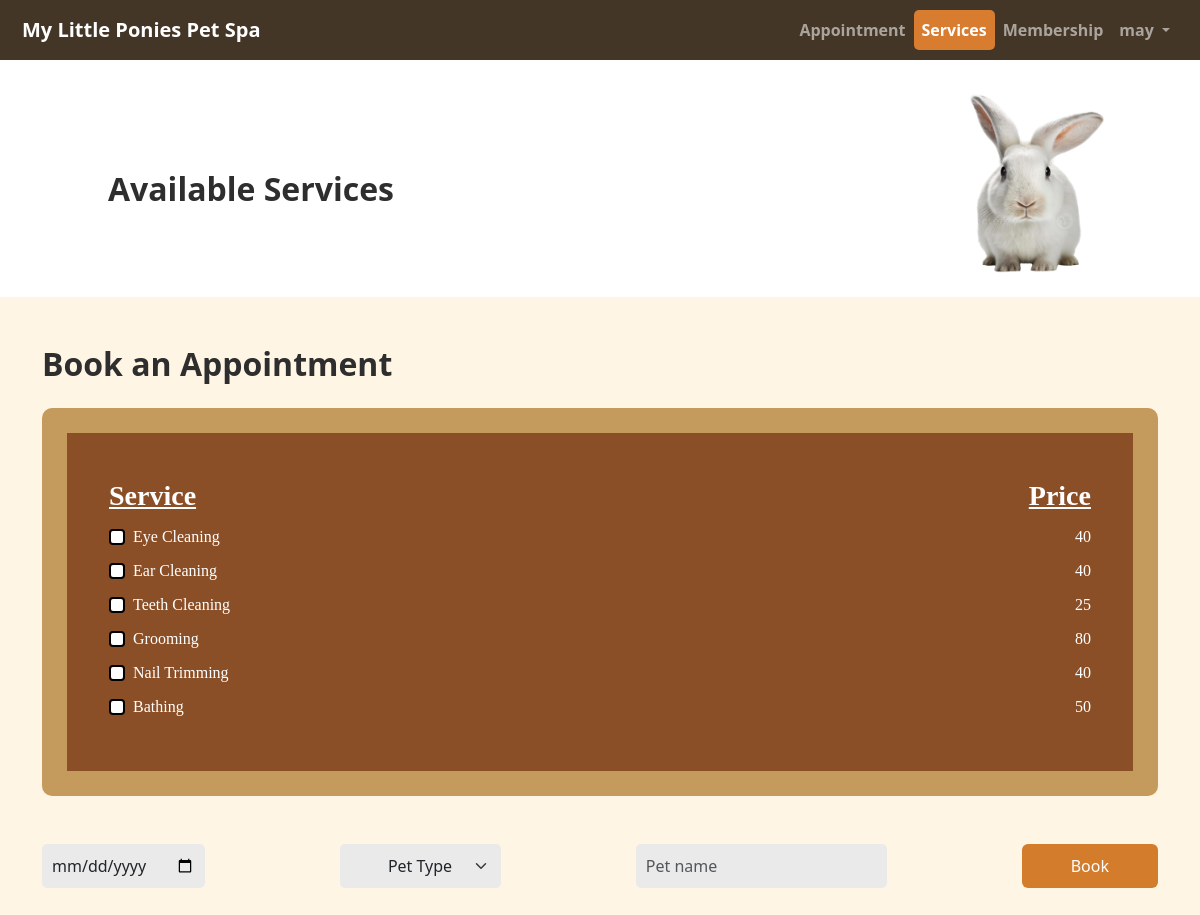
The app's page /services (signed in) with its own data.
### tables this page shows
CREATE TABLE testing(
id INTEGER PRIMARY KEY AUTOINCREMENT,
type TEXT NOT NULL,
username TEXT NOT NULL,
user_object BLOB NOT NULL);

CREATE TABLE services(
id INTEGER PRIMARY KEY AUTOINCREMENT,
name TEXT NOT NULL,
price INTEGER NOT NULL);

### apptesting.py (the view, shortened to what this page needs)
@app.route('/services', methods=['GET','POST'])
def services():
    if 'user_id' in session:
        if request.method == 'GET':
            db.execute('SELECT * FROM testing WHERE id=?', [session['user_id']])
            user = db.fetchall()
            if user[0]['type'] != 'Customer':
                return redirect('/reroute')
            name = pickle.loads(user[0]['user_object']).name
            flash(name)
            db.execute('SELECT * FROM services')
            services = db.fetchall()
            serviceList = []
            for service in services:
                serviceList.append([service['name'], service['price']])
            flash(serviceList)
            return render_template('services.html')
    else:
        return redirect('/login')

### apptesting.py (called while the page is built)
    @property
    def name(self):
        return self.__name

### templates/services.html (shortened to what this page needs)
{% extends 'layout.html' %}
{% block nav%}
<a class="navbar-brand" href="{{ url_for('userMain') }}">My Little Ponies Pet Spa</a>
<div class="collapse navbar-collapse" id="navbarNav">
    <ul class="navbar-nav ms-auto">
        <li class="nav-item"><a class="nav-link" href="{{ url_for('appointment') }}">Appointment</a></li>
        <li class="nav-item"><a class="nav-link active " href="{{ url_for('services') }}">Services</a></li>
        <li class="nav-item"><a class="nav-link" href="{{ url_for('userMembership') }}">Membership</a></li>
        <li class="nav-item dropdown">
            <a class="nav-link dropdown-toggle" href="#" id="userDropdown" role="button" data-bs-toggle="dropdown" aria-expanded="false">
                {% with message = get_flashed_messages() %}
                    {{ message[0] }}
                {% endwith %}
            </a>
          </li>
    </ul>
</div>
{% endblock %}
{% block main %}
    <header class="container-fluid services_page_hero px-5">
        <div class="row justify-content-around align-items-center px-5">
            <h2 class="text-start service-title col-10 ps-4">Available Services</h2>
            <img src="static/Services_hero.png" alt="" class="col-2 img-fluid">
        </div>
    </header>
    <div class="container">
        <h2 class="mt-5 mb-4 fw-bold">Book an Appointment</h2>
        <form method="POST" action="{{ url_for('services') }}">
                <div class="service-card">
                <div class="row mb-2 fw-bold">
                    <div class="col-8 fs-3 text-decoration-underline">Service</div>
                    <div class="col-4 text-end fs-3 text-decoration-underline">Price</div>
                </div>
                {% with messages = get_flashed_messages() %}
                    {% for service in messages[1] %}
                    <div class="row mb-2">
                        <div class="col-8">
                        <div class="form-check">
                            <input class="form-check-input" name="services" value="{{ service[0] }}" type="checkbox">
                            <label class="form-check-label" for="eyeCleaning">{{ service[0] }}</label>
                        </div>
                        </div>
                        <div class="col-4 text-end">{{ service[1] }}</div>
                    </div>
                    {% endfor %}
                {% endwith %}
                </div>
            <div class="booking-bar my-5 d-flex flex-wrap gap-2 justify-content-between">
                <input type="date" class="form-control w-auto" name="date">
                <select class="form-select w-auto px-5" name="petType">
                <option selected disabled>Pet Type</option>
                </select>
                <input type="text" class="form-control w-auto" name="petName" placeholder="Pet name">
                <button type="submit" class="btn px-5">Book</button>
            </div>
        </form>
  </div>
{% endblock %}

### templates/layout.html (shortened to what this page needs)
<!DOCTYPE html>
<html lang="en">
<head>
    <link href="https://cdn.jsdelivr.net/npm/bootstrap@5.3.3/dist/css/bootstrap.min.css" rel="stylesheet">
    <link href="https://cdn.jsdelivr.net/npm/bootstrap@5.3.0/dist/css/bootstrap.min.css" rel="stylesheet">
    <link rel="stylesheet" href="https://cdn.jsdelivr.net/npm/bootstrap-icons@1.3.0/font/bootstrap-icons.css">
    <link rel="stylesheet" href="https://cdn.jsdelivr.net/npm/bootstrap-icons@1.11.3/font/bootstrap-icons.min.css">
    <link rel="stylesheet" href="../static/main.css" class="css">
</head>
<body>
    <nav class="navbar navbar-dark navbar-expand-lg">
        <div class="container-xxl">
            {% block nav %}{% endblock %}
        </div>
    </nav>
    {% block main%}{% endblock %}
</body>

### static/main.css (style rules this page uses)
body { background-color:#FFF5E4; display: flex; flex-direction: column; align-items: center; justify-content: center; }
.navbar { background-color: #443627; padding: 10px; text-align: right; color: #efefef; font-weight: bold; width: 100%; }
.navbar .nav-link.active { background-color: #d87c30; border-radius: 5px; }
.services_page_hero { width: 100%; margin: 0; padding: 24px 0; background-color: #ffffff; }
.service-card { background-color: #8B4F27; color: white; padding: 42px; border-radius: 10px; border: 25px solid #C59A5D; font-family: 'Indie Flower', cursive; }
.service-title { font-size: 2rem; font-weight: bold; margin-top: 30px; text-align: center; }
.booking-bar input, .booking-bar select { background-color: #EAEAEA; border: none; padding: 10px; border-radius: 5px; }
.booking-bar .btn { background-color: #D27C2C; color: white; }
h2 { color: #2e2e2e; }
.form-control { text-align: start; padding: 12px; }
input[type="checkbox"] { appearance: none; width: 16px; height: 16px; border: 2px solid black; border-radius: 3px; background-color: white; cursor: pointer; display: inline-block; position: relative; }
input[type="checkbox"]::after { color: rgb(0, 0, 0); font-size: 14px; position: absolute; top: 40%; left: 50%; transform: translate(-50%, -50%); visibility: hidden; }

### records on screen
testing: username "may"
services: name "Eye Cleaning", price "40"
services: name "Ear Cleaning", price "40"
services: name "Teeth Cleaning", price "25"
services: name "Grooming", price "80"
services: name "Nail Trimming", price "40"
services: name "Bathing", price "50"
